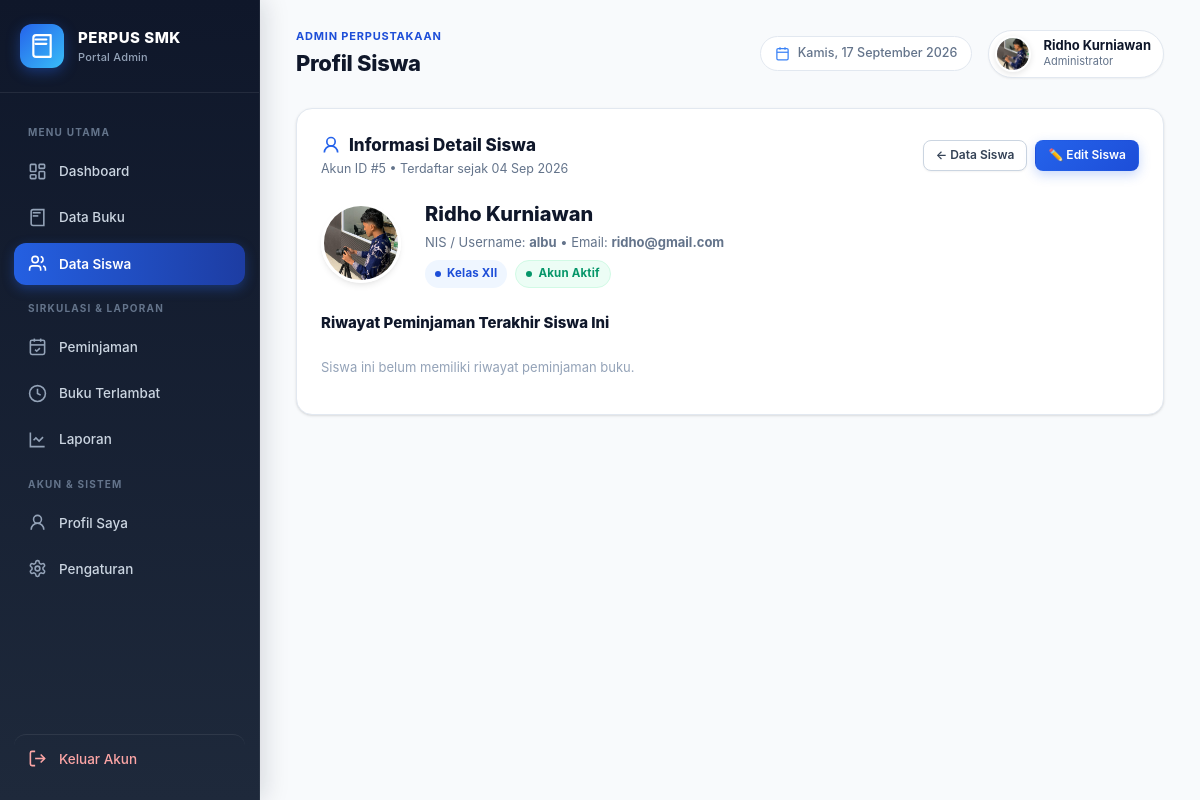
Screenshot of /admin/profil_siswa.php?id=5 (signed in) with the database file from the repository.
### tables this page shows
CREATE TABLE `users` (
  `id` int UNSIGNED NOT NULL,
  `nama` varchar(100) NOT NULL,
  `username` varchar(50) NOT NULL,
  `email` varchar(100) DEFAULT NULL,
  `password` varchar(255) NOT NULL,
  `kelas` varchar(50) DEFAULT NULL,
  `foto` varchar(255) DEFAULT NULL,
  `profil_lengkap` tinyint(1) NOT NULL DEFAULT '0',
  `role` enum('admin','siswa') NOT NULL DEFAULT 'siswa',
  `status` enum('aktif','nonaktif') NOT NULL DEFAULT 'aktif',
  `created_at` timestamp NULL DEFAULT CURRENT_TIMESTAMP,
  `updated_at` timestamp NULL DEFAULT CURRENT_TIMESTAMP ON UPDATE CURRENT_TIMESTAMP
);

### includes/auth.php (called while the page is built, shortened)
<?php
function e($value): string {
    return htmlspecialchars((string)$value, ENT_QUOTES, 'UTF-8');
}

### admin/profil_siswa.php (the view, shortened to what this page needs)
<?php
require '../config/database.php';
require '../includes/auth.php';
$page_title = 'Profil Siswa';
$id = (int)($_GET['id'] ?? 0);
$modeEdit = isset($_GET['edit']) && $_GET['edit'] === '1';
$stmt = $pdo->prepare("
    SELECT id, nama, username, email, kelas, foto, status, created_at
    FROM users
    WHERE id = ? AND role = 'siswa'
    LIMIT 1
");
$stmt->execute([$id]);
$siswa = $stmt->fetch(PDO::FETCH_ASSOC);
$stmtPinjam = $pdo->prepare("
    SELECT * FROM peminjaman WHERE user_id = ? ORDER BY id DESC LIMIT 10
");
$stmtPinjam->execute([$id]);
$riwayatPinjam = $stmtPinjam->fetchAll(PDO::FETCH_ASSOC);
include '../includes/header.php';
include '../includes/sidebar.php';
?>
<main class="main-content">
    <?php include '../includes/topbar.php'; ?>
    <div class="card" style="max-width: 900px; margin: 0 auto 24px;">
        <div class="card-header">
            <div>
                <h3 class="card-title">
                    <svg width="20" height="20" viewBox="0 0 24 24" fill="none" stroke="var(--primary-600)" stroke-width="2">
                        <circle cx="12" cy="8" r="5"/>
                        <path d="M20 21a8 8 0 1 0-16 0"/>
                    </svg>
                    <?= $modeEdit ? 'Edit Data Siswa' : 'Informasi Detail Siswa' ?>
                </h3>
                <p class="card-subtitle">Akun ID #<?= $siswa['id'] ?> &bull; Terdaftar sejak <?= date('d M Y', strtotime($siswa['created_at'])) ?></p>
            </div>
            <div style="display: flex; gap: 8px;">
                <a href="siswa.php" class="btn btn-secondary btn-sm">
                    &larr; Data Siswa
                </a>
                <?php if (!$modeEdit): ?>
                    <a href="profil_siswa.php?id=<?= $id ?>&edit=1" class="btn btn-primary btn-sm">
                        ✏️ Edit Siswa
                    </a>
                <?php endif; ?>
            </div>
        </div>
        <?php if ($modeEdit): ?>
            <form action="../proses/edit_profil_siswa.php" method="POST" enctype="multipart/form-data">
                <input type="hidden" name="id" value="<?= (int)$siswa['id'] ?>">
                <div style="display: flex; align-items: center; gap: 20px; padding: 18px; background: var(--slate-50); border-radius: var(--radius-md); margin-bottom: 24px; flex-wrap: wrap;">
                    <img src="<?= e($fotoUrl) ?>" alt="Foto" style="width: 72px; height: 72px; border-radius: 50%; object-fit: cover; border: 3px solid white; box-shadow: var(--shadow-sm);">
                    <div style="flex: 1; min-width: 200px;">
                        <label style="font-weight: 700; font-size: 13px; color: var(--slate-800); display: block; margin-bottom: 4px;">
                            Ganti Foto Profil Siswa
                        </label>
                        <input type="file" name="foto" accept="image/jpeg,image/png,image/webp" class="form-control" style="padding: 6px 12px; font-size: 12.5px;">
                        <small class="helper">Format JPG, PNG, atau WEBP. Maksimal 2 MB.</small>
                    </div>
                </div>
                <div class="form-grid">
                    <div class="form-group">
                        <label for="nama">Nama Lengkap <span class="required">*</span></label>
                        <input type="text" id="nama" name="nama" value="<?= e($siswa['nama']) ?>" class="form-control" required>
                    </div>
                    <div class="form-group">
                        <label for="username">NIS / Username</label>
                        <input type="text" id="username" value="<?= e($siswa['username']) ?>" class="form-control" disabled style="background: var(--slate-100);">
                    </div>
                    <div class="form-group">
                        <label for="email">Alamat Email <span class="required">*</span></label>
                        <input type="email" id="email" name="email" value="<?= e($siswa['email']) ?>" class="form-control" required>
                    </div>
                    <div class="form-group">
                        <label for="kelas">Kelas <span class="required">*</span></label>
                        <input type="text" id="kelas" name="kelas" value="<?= e($siswa['kelas']) ?>" class="form-control" required placeholder="Contoh: X RPL 1, XI TKJ">
                    </div>
                    <div class="form-group">
                        <label for="status">Status Akun Siswa <span class="required">*</span></label>
                        <select id="status" name="status" class="form-control" required>
                            <option value="aktif" <?= $siswa['status'] === 'aktif' ? 'selected' : '' ?>>Aktif</option>
                            <option value="nonaktif" <?= $siswa['status'] === 'nonaktif' ? 'selected' : '' ?>>Nonaktif</option>
                        </select>
                    </div>
                </div>
                <div style="margin-top: 20px; display: flex; justify-content: flex-end; gap: 12px;">
                    <a href="profil_siswa.php?id=<?= $id ?>" class="btn btn-secondary btn-lg">
                        Batal
                    </a>
                    <button type="submit" class="btn btn-primary btn-lg">
                        💾 Simpan Perubahan
                    </button>
                </div>
            </form>
        <?php else: ?>
            <div style="display: flex; gap: 24px; align-items: center; margin-bottom: 24px; flex-wrap: wrap;">
                <img src="<?= e($fotoUrl) ?>" alt="Foto" style="width: 80px; height: 80px; border-radius: 50%; object-fit: cover; border: 3px solid white; box-shadow: var(--shadow-md);">
                <div>
                    <h2 style="font-size: 20px; font-weight: 800; color: var(--slate-900); margin-bottom: 4px;">
                        <?= e($siswa['nama']) ?>
                    </h2>
                    <p style="font-size: 13px; color: var(--slate-500);">
                        NIS / Username: <strong><?= e($siswa['username']) ?></strong> &bull; Email: <strong><?= e($siswa['email'] ?: '-') ?></strong>
                    </p>
                    <div style="margin-top: 8px; display: flex; gap: 8px;">
                        <span class="badge" style="background: var(--primary-50); color: var(--primary-700);">
                            Kelas <?= e($siswa['kelas']) ?>
                        </span>
                        <?php if ($siswa['status'] === 'aktif'): ?>
                            <span class="badge badge-dikembalikan">Akun Aktif</span>
                        <?php else: ?>
                            <span class="badge badge-ditolak">Nonaktif</span>
                        <?php endif; ?>
                    </div>
                </div>
            </div>
            <h4 style="font-size: 15px; font-weight: 800; color: var(--slate-900); margin-bottom: 12px;">
                Riwayat Peminjaman Terakhir Siswa Ini
            </h4>
            <?php if (!empty($riwayatPinjam)): ?>
                <div class="table-responsive">
                    <table class="table">
                        <thead>
                            <tr>
                                <th>Buku</th>
                                <th>Tgl Pinjam</th>
                                <th>Batas Kembali</th>
                                <th>Status</th>
                            </tr>
                        </thead>
                        <tbody>
                            <?php foreach ($riwayatPinjam as $rp): ?>
                                <tr>
                                    <td><strong><?= e($rp['nama_buku']) ?></strong></td>
                                    <td><?= date('d/m/Y', strtotime($rp['tanggal_pinjam'])) ?></td>
                                    <td><?= date('d/m/Y', strtotime($rp['tanggal_rencana_kembali'])) ?></td>
                                    <td>
                                        <span class="badge badge-<?= e($rp['status']) ?>">
                                            <?= ucfirst(e($rp['status'])) ?>
                                        </span>
                                    </td>
                                </tr>
                            <?php endforeach; ?>
                        </tbody>
                    </table>
                </div>
            <?php else: ?>
                <p style="font-size: 13px; color: var(--slate-400); padding: 12px 0;">
                    Siswa ini belum memiliki riwayat peminjaman buku.
                </p>
            <?php endif; ?>
        <?php endif; ?>
    </div>
</main>
<?php include '../includes/footer.php'; ?>

### includes/topbar.php (shortened to what this page needs)
<?php
$isAdmin = (($_SESSION['user']['role'] ?? '') === 'admin');
$isProfilSiswa = (($page_title ?? '') === 'Profil Siswa');
$fotoTopbar = '';
$fotoUrl = '../assets/images/avatar.svg';
if ($isAdmin && $isProfilSiswa && isset($siswa) && is_array($siswa)) {
    $fotoTopbar = trim($siswa['foto'] ?? '');
} else {
    $fotoTopbar = trim($_SESSION['user']['foto'] ?? '');
}
if ($fotoTopbar !== '') {
    $fotoNamaAman = basename($fotoTopbar);
    $fotoPath = __DIR__ . '/../uploads/profile/' . $fotoNamaAman;
    if (is_file($fotoPath)) {
        $versiFoto = filemtime($fotoPath);
        $idFoto = ($isProfilSiswa && isset($siswa['id'])) ? (int)$siswa['id'] : (int)($_SESSION['user']['id'] ?? 0);
        $fotoUrl = '../uploads/profile/' . rawurlencode($fotoNamaAman) . '?v=' . $versiFoto . '&user=' . $idFoto;
    }
}
$hariIndo = ['Minggu', 'Senin', 'Selasa', 'Rabu', 'Kamis', 'Jumat', 'Sabtu'];
$bulanIndo = ['', 'Januari', 'Februari', 'Maret', 'April', 'Mei', 'Juni', 'Juli', 'Agustus', 'September', 'Oktober', 'November', 'Desember'];
$tglSekarang = $hariIndo[(int)date('w')] . ', ' . date('j') . ' ' . $bulanIndo[(int)date('n')] . ' ' . date('Y');
?>
<header class="topbar">
    <div class="topbar-left">
        <div class="topbar-breadcrumbs">
            <span class="badge-role"><?= $isAdmin ? 'Admin Perpustakaan' : 'Siswa SMK' ?></span>
            <h2><?= htmlspecialchars($page_title ?? 'Perpustakaan SMK', ENT_QUOTES, 'UTF-8') ?></h2>
        </div>
    </div>
    <div class="topbar-right">
        <div class="topbar-date">
            <svg viewBox="0 0 24 24" fill="none" stroke="currentColor" stroke-width="2">
                <rect x="3" y="4" width="18" height="18" rx="2" ry="2"></rect>
                <line x1="16" y1="2" x2="16" y2="6"></line>
                <line x1="8" y1="2" x2="8" y2="6"></line>
                <line x1="3" y1="10" x2="21" y2="10"></line>
            </svg>
            <span><?= $tglSekarang ?></span>
        </div>
        <a href="profil.php" class="topbar-user" title="Lihat Profil Saya">
            <img class="topbar-avatar" src="<?= e($fotoUrl) ?>" alt="Foto Profil">
            <div class="topbar-user-info">
                <strong>
                    <?php if ($isProfilSiswa && isset($siswa['nama'])): ?>
                        <?= e($siswa['nama']) ?>
                    <?php else: ?>
                        <?= e($_SESSION['user']['nama'] ?? 'User') ?>
                    <?php endif; ?>
                </strong>
                <span><?= $isAdmin ? 'Administrator' : e($_SESSION['user']['kelas'] ?? 'Siswa') ?></span>
            </div>
        </a>
    </div>
</header>

### rows the page displays
users: foto+id (picture), nama "Ridho Kurniawan", id "5", created_at "04 Sep 2026", username "albu", email "ridho@gmail.com", kelas "XII"

### other values shown
$page_title "Profil Siswa"
